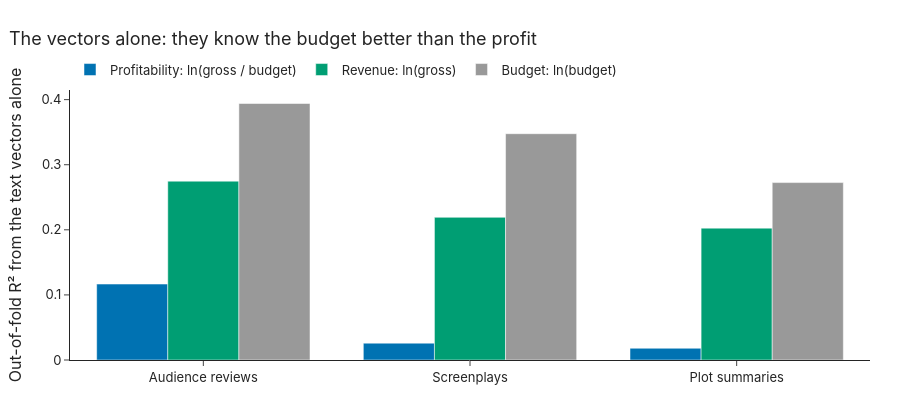

The code cell stored with this chart in its notebook:
### Markdown cell above
## 2. The vectors alone know budget, not profit

Every text is cut into 180-word passages (the model reads at most 256 word pieces), each passage is embedded with
all-MiniLM-L6-v2, and a film's vector is the normalised mean. The vectors are reduced to 50 principal components
(unsupervised, so this step never sees the outcome) and a ridge regression predicts the outcome. Every R² is
**out-of-fold**: each film is predicted by a model fitted on the other four fifths, ten times over.

### Code cell
R.fig_alone(r).show()
display(Markdown(say["alone"]))

### Figure 1 — Plotly figure (JSON) as saved in the notebook; plotly's stock layout.template omitted (floating-point values rounded to 4 significant figures)
{"data": [{"customdata": [[0.3421, 0.00084, 0.002, 5405], [0.1657, 0.00162, 0.002, 1538], [0.1393, 0.00155, 0.002, 1625]], "hovertemplate": "R² %{y:.3f}, r = %{customdata[0]:.2f}<br>shuffle 95th pct %{customdata[1]:.3f}, p = %{customdata[2]:.3f}<br>%{customdata[3]:,} films<extra></extra>", "marker": {"color": "#0072B2"}, "name": "Profitability: ln(gross / budget)", "type": "bar", "x": ["Audience reviews", "Screenplays", "Plot summaries"], "y": [0.1167, 0.02589, 0.01803]}, {"customdata": [[0.5244, 0.00083, 0.002, 5405], [0.4692, 0.00192, 0.002, 1538], [0.4512, 0.00129, 0.002, 1625]], "hovertemplate": "R² %{y:.3f}, r = %{customdata[0]:.2f}<br>shuffle 95th pct %{customdata[1]:.3f}, p = %{customdata[2]:.3f}<br>%{customdata[3]:,} films<extra></extra>", "marker": {"color": "#009E73"}, "name": "Revenue: ln(gross)", "type": "bar", "x": ["Audience reviews", "Screenplays", "Plot summaries"], "y": [0.2747, 0.2192, 0.2026]}, {"customdata": [[0.6279, 0.0008, 0.002, 5405], [0.5904, 0.00192, 0.002, 1538], [0.5228, 0.00141, 0.002, 1625]], "hovertemplate": "R² %{y:.3f}, r = %{customdata[0]:.2f}<br>shuffle 95th pct %{customdata[1]:.3f}, p = %{customdata[2]:.3f}<br>%{customdata[3]:,} films<extra></extra>", "marker": {"color": "#999999"}, "name": "Budget: ln(budget)", "type": "bar", "x": ["Audience reviews", "Screenplays", "Plot summaries"], "y": [0.3941, 0.3476, 0.2726]}], "layout": {"barmode": "group", "font": {"family": "Inter, Helvetica, Arial, sans-serif", "size": 13}, "height": 420, "legend": {"orientation": "h", "x": 0, "y": 1.02, "yanchor": "bottom"}, "margin": {"b": 60, "l": 70, "r": 30, "t": 90}, "title": {"text": "The vectors alone: they know the budget better than the profit", "x": 0.01, "xanchor": "left"}, "yaxis": {"title": {"text": "Out-of-fold R² from the text vectors alone"}}}}
